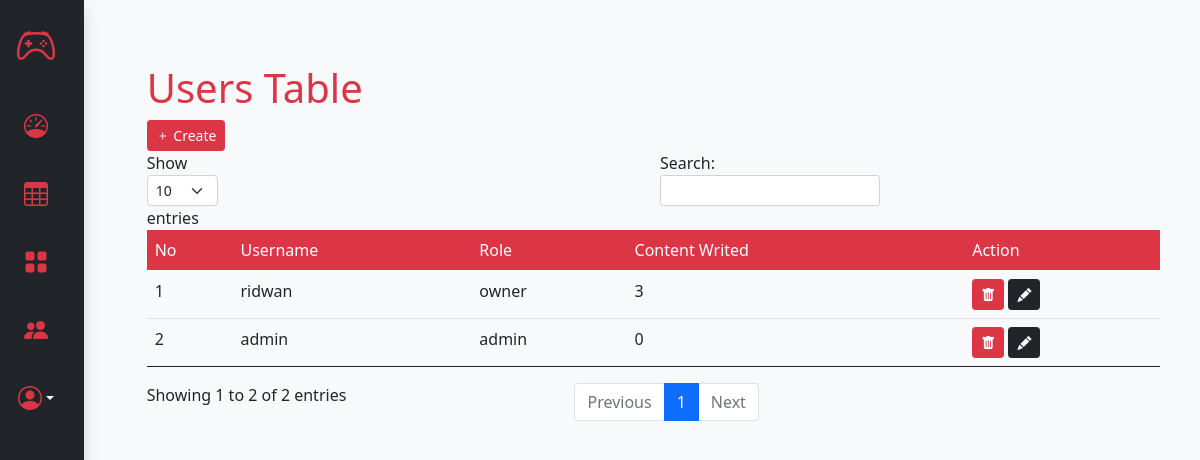
Page /admin/user/index.php (signed in) on the committed database.
### tables this page shows
CREATE TABLE `users` (
  `id` int(11) NOT NULL AUTO_INCREMENT,
  `username` varchar(255) NOT NULL,
  `password` varchar(255) NOT NULL,
  `role` varchar(255) NOT NULL DEFAULT 'admin',
  PRIMARY KEY (`id`),
  UNIQUE KEY `username` (`username`)
);

### utils/conn.php (called while the page is built, shortened)
<?php
class Conn extends PDO {
    public function assoc($sql)
    {
        $stmt = $this->prepare($sql);
        $stmt->execute();
        $stmt->setFetchMode(PDO::FETCH_ASSOC);
        return $stmt;
    }
}
?>

### utils/userModel.php (called while the page is built, shortened)
<?php
require_once('conn.php');
class User {
    static function all()
    {
        $db = new Conn();
        return $db->assoc("SELECT * FROM users")->fetchAll();
    }
}
?>

### utils/postModel.php (called while the page is built, shortened)
<?php
require_once('conn.php');
class Post {
    static function countContentByAuthor(int $id)
    {
        $db = new Conn();
        $sql = "SELECT count(*) FROM posts WHERE `author`='$id'";
        return $db->assoc($sql)->fetch();
    }
}
?>

### admin/user/index.php (the view, shortened to what this page needs)
<?php
require_once('../../utils/userModel.php');
require_once('../../utils/postModel.php');
if(isset($_SESSION['isAuthenticated'])){
    if($_SESSION['isAuthenticated'] === true){
        $users = User::all();
        $index = 1;
    }
}else{
    Common::redirect('/login.php');
}
?>
<!doctype html>
<html lang="en">
    <?php require_once('../../utils/components/head.php') ?>
  <body class="bg-light">
    <div class="">
        <div class="row">
            <?php require_once('../../utils/components/sidebar.php')?>
            <div class="col-sm p-3 min-vh-100 row justify-content-center">
                <div class="col-11 mt-5">
                    <h1 class="text-danger">Users Table</h1>
                    <a class="btn btn-danger btn-sm" href="/admin/user/add.php"><i class="bi bi-plus"></i> Create</a>
                    <table id="postTable" class="table table-stripped">
                        <thead class="bg-danger text-white">
                            <tr>
                                <td>No</td>
                                <td>Username</td>
                                <td>Role</td>
                                <td>Content Writed</td>
                                <td>Action</td>
                            </tr>
                        </thead>
                        <tbody>
                        <?php foreach ($users as $key => $value) { ?>
                                    <tr>
                                        <td><?= $index ?></td>
                                        <td><?= $value['username'] ?></td>
                                        <td><?= $value['role'] ?></td>
                                        <td><?= Post::countContentByAuthor($value['id'])['count(*)'] ?></td>
                                        <td>
                                            <a href="/admin/user/delete.php?id=<?= $value['id'] ?>" class="btn btn-sm btn-danger"> <i class="bi bi-trash-fill"></i></a>
                                            <a href="/admin/user/edit.php?id=<?= $value['id']?>" class="btn btn-sm btn-dark"> <i class="bi bi-pencil-fill"></i></a>
                                        </td>
                                    </tr>
                                    <?php $index++ ?>
                                <?php } ?>
                        </tbody>
                    </table>
                </div>
            </div>
        </div>
    </div>
  </body>
</html>

### rows in the picture
users: username "ridwan", role "owner", count "3"
users: username "admin", role "admin", count "0"
